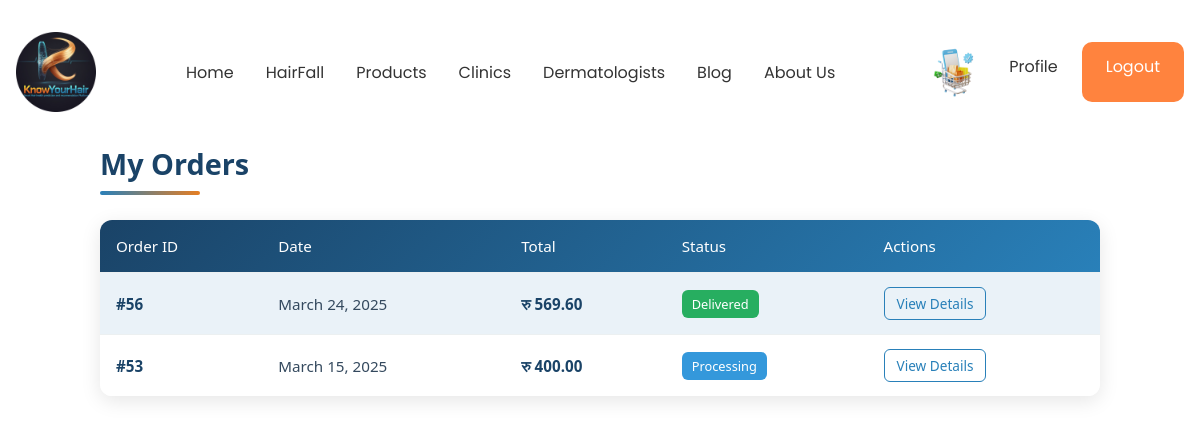
Before: /product/my-orders/ (signed in) with the older database file.
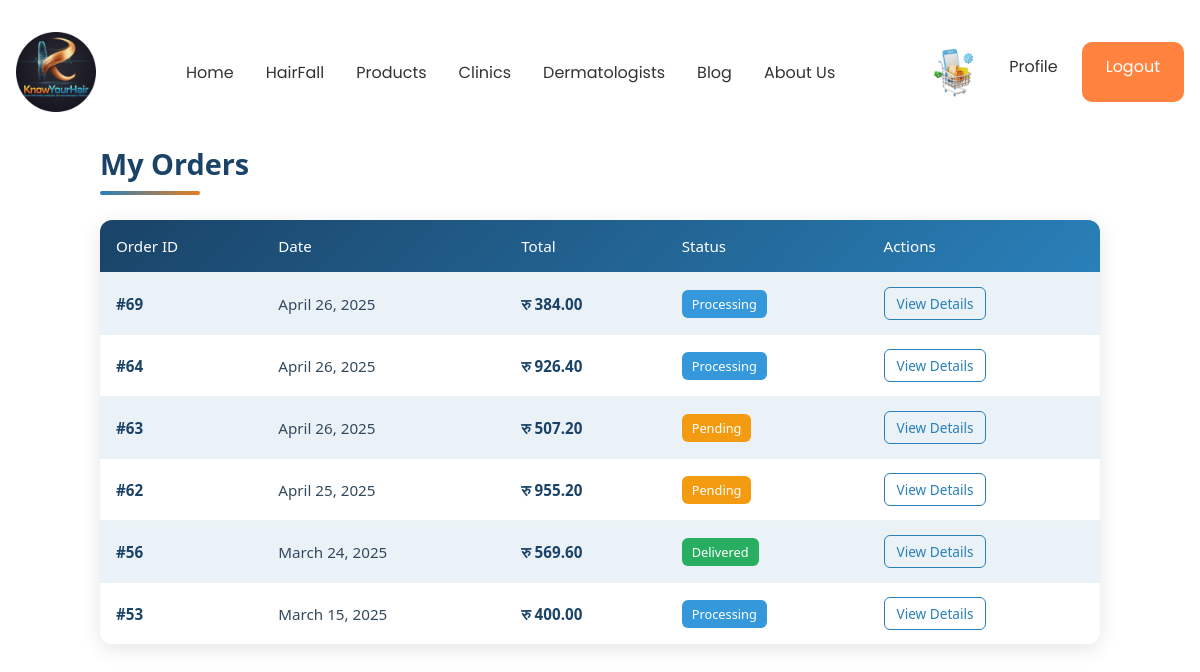
After: the same page with the newer database file.
### product/models.py (models this page shows, shortened)
class Order(models.Model):
    STATUS_CHOICES = [
        ('Pending', 'Pending'),
        ('Processing', 'Processing'),
        ('Shipped', 'Shipped'),
        ('Delivered', 'Delivered'),
        ('Cancelled', 'Cancelled'),
    ]
    user = models.ForeignKey(User, on_delete=models.CASCADE, related_name="orders")
    total_amount = models.DecimalField(max_digits=10, decimal_places=2, default=0.00)
    status = models.CharField(max_length=20, choices=STATUS_CHOICES, default='Pending')
    city = models.TextField( default='Kathmandu')
    postal_code = models.TextField(default='44600')
    shipping_address = models.TextField()
    phone = models.CharField(max_length=20)
    created_at = models.DateTimeField(auto_now_add=True)
    updated_at = models.DateTimeField(auto_now=True)
    transaction_uuid = models.CharField(max_length=100, blank=True, null=True)
    payment_ref = models.CharField(max_length=100, blank=True, null=True)
    payment_method = models.CharField(max_length=20, blank=True, null=True)

### product/views.py (the view)
# urls.py: path('my-orders/', views.my_orders, name='my_orders'),
@login_required
def my_orders(request):
    orders = Order.objects.filter(user=request.user).order_by('-created_at')
    return render(request, 'product/my_orders.html', {'orders': orders})

### product/templates/product/my_orders.html (shortened to what this page needs)
{% extends "base/base.html" %}
{% load static %}
{% block myOrders_css %}
<link rel="stylesheet" type="text/css" href="{% static 'product/css/myOrders.css' %}">
{% endblock %}
{% block content %}
<div class="order-list-container">
    <h2 class="order-list-title">My Orders</h2>
    {% if orders %}
        <div class="order-list-table-container">
            <table class="order-list-table">
                <thead class="order-list-table-head">
                    <tr>
                        <th>Order ID</th>
                        <th>Date</th>
                        <th>Total</th>
                        <th>Status</th>
                        <th>Actions</th>
                    </tr>
                </thead>
                <tbody class="order-list-table-body">
                    {% for order in orders %}
                    <tr>
                        <td class="order-list-order-id">#{{ order.id }}</td>
                        <td class="order-list-date">{{ order.created_at|date:"F j, Y" }}</td>
                        <td class="order-list-amount">रु {{ order.total_amount }}</td>
                        <td>
                            <span class="order-list-badge
                                {% if order.status == 'Pending' %}order-list-badge-warning
                                {% elif order.status == 'Processing' %}order-list-badge-info
                                {% elif order.status == 'Shipped' %}order-list-badge-primary
                                {% elif order.status == 'Delivered' %}order-list-badge-success
                                {% else %}order-list-badge-danger{% endif %}">
                                {{ order.status }}
                            </span>
                        </td>
                        <td>
                            <a href="{% url 'order_details' order.id %}" class="order-list-button">View Details</a>
                        </td>
                    </tr>
                    {% endfor %}
                </tbody>
            </table>
        </div>
    {% else %}
        <div class="order-list-alert">
            <p>You haven't placed any orders yet.</p>
            <a href="{% url 'KnowYourHair-product' %}" class="order-list-browse-button">Browse Products</a>
        </div>
    {% endif %}
</div>
{% endblock %}

### base/templates/base/base.html (shortened to what this page needs)
{% load static %}
<!DOCTYPE html>
<html lang="en">
<head>
    <link rel="stylesheet" href="https://cdnjs.cloudflare.com/ajax/libs/font-awesome/5.15.4/css/all.min.css">
    <link href="https://cdnjs.cloudflare.com/ajax/libs/font-awesome/6.0.0/css/all.min.css" rel="stylesheet">
     <link rel="stylesheet" type="text/css" href="{% static 'base/css/footer.css' %}">
    <link rel="stylesheet" type="text/css" href="{% static 'product/css/searchBar.css' %}">
    <link rel="stylesheet" href="https://cdnjs.cloudflare.com/ajax/libs/font-awesome/6.0.0/css/all.min.css">
    {% block myOrders_css %} {% endblock %}
</head>
<body>
    {% include 'base/navbar.html' %}
    <main class="container">
        {% block content %}{% endblock %}
    </main>
</body>
</html>

### base/templates/base/navbar.html (shortened to what this page needs)
{% load static %}
{% block navbar_css %}
<link rel="stylesheet" type="text/css" href="{% static 'base/css/home.css' %}">
{% endblock %}
<nav>
    <div class="nav__header">
    <div class="nav__logo">
        <a href="{% url 'KnowYourHair-home' %}">
            <img src="{% static 'base/images/logo.png' %}" alt="KnowYourHair Logo" class="logo-image">
        </a>
    </div>
</div>
    <ul class="nav__links" id="nav-links">
        <li class="active"><a href="{% url 'KnowYourHair-home' %}">Home</a></li>
        <li><a href="{% url 'KnowYourHair-hairfallprediction' %}">HairFall</a></li>
        <li><a href="{% url 'KnowYourHair-product' %}">Products</a></li>
        <li><a href="{% url 'KnowYourHair-clinic' %}">Clinics</a></li>
        <li><a href="{% url 'dermatologist' %}">Dermatologists</a></li>
        <li><a href="{% url 'KnowYourHair-blog' %}">Blog</a></li>
        <li><a href="{% url 'KnowYourHair-AboutUs' %}">About Us</a></li>
    </ul>
  <div class="nav__btns">
    {% if user.is_authenticated %}
        {% if request.user.is_superuser %}
      <a href="{% url 'cart_detail' %}" class="cart-icon">
                <img src="{% static 'base/images/cart.png' %}" alt="Cart" class="cart-image">
            </a>
      <a href="{% url 'adminDash' %}" class="btn sign__up">Dashboard</a>
        {% else%}
            <a href="{% url 'cart_detail' %}" class="cart-icon">
                <img src="{% static 'base/images/cart.png' %}" alt="Cart" class="cart-image">
            </a>
            <a href="{% url 'profile' %}" class="btn sign__up">Profile</a>
        {% endif %}
        <a href="{% url 'logout' %}" class="btn sign__in">Logout</a>
    {% else %}
        <a href="{% url 'login' %}" class="btn sign__in">Login</a>
        <a href="{% url 'registration' %}" class="btn sign__up">Register</a>
    {% endif %}
</div>
</nav>

### product/static/product/css/myOrders.css (style rules this page uses)
:root { --ol-blue-dark: #1a4367; --ol-blue-medium: #2980b9; --ol-blue-light: #d4e6f1; --ol-blue-pale: #eaf2f8; --ol-orange-dark: #d35400; --ol-orange-medium: #e67e22; --ol-orange-light: #f8c471; --ol-orange-pale: #fef5e7; --ol-gray-dark: #34495e; --ol-gray-light: #ecf0f1; --ol-white: #ffffff; --ol-warning: #f39c12; --ol-info: #3498db; --ol-success: #27ae60; --ol-primary: #2c3e50; --ol-danger: #e74c3c; }
.order-list-container { font-family: 'Segoe UI', Roboto, Helvetica, Arial, sans-serif; color: var(--ol-gray-dark); max-width: 1000px; margin: 2rem auto; background-color: var(--ol-white); padding: 0; }
.order-list-title { color: var(--ol-blue-dark); font-size: 1.8rem; font-weight: 600; position: relative; padding-bottom: 12px; margin-bottom: 25px; }
.order-list-title::after { content: ''; position: absolute; bottom: 0; left: 0; height: 4px; width: 100px; background: linear-gradient(to right, var(--ol-blue-medium), var(--ol-orange-medium)); border-radius: 2px; }
.order-list-table-container { background-color: var(--ol-white); border-radius: 12px; box-shadow: 0 5px 20px rgba(0, 0, 0, 0.1); overflow: hidden; margin-bottom: 2rem; }
.order-list-table { width: 100%; border-collapse: separate; border-spacing: 0; margin-bottom: 0; }
.order-list-table-head { background: linear-gradient(135deg, var(--ol-blue-dark), var(--ol-blue-medium)); }
.order-list-table-head th { color: var(--ol-white); font-weight: 500; padding: 16px; border: none; text-align: left; font-size: 0.95rem; }
.order-list-table-body tr:nth-child(odd) { background-color: var(--ol-blue-pale); }
.order-list-table-body tr:nth-child(even) { background-color: var(--ol-white); }
.order-list-table-body td { padding: 14px 16px; border-top: 1px solid var(--ol-gray-light); font-size: 0.95rem; vertical-align: middle; }
.order-list-order-id { font-weight: 600; color: var(--ol-blue-dark); }
.order-list-date { color: var(--ol-gray-dark); }
.order-list-amount { font-weight: 600; color: var(--ol-blue-dark); }
.order-list-badge { display: inline-block; padding: 5px 10px; border-radius: 6px; font-size: 0.8rem; font-weight: 500; color: var(--ol-white); }
.order-list-badge-warning { background-color: var(--ol-warning); }
.order-list-badge-info { background-color: var(--ol-info); }
.order-list-badge-success { background-color: var(--ol-success); }
.order-list-button { display: inline-block; background-color: transparent; color: var(--ol-blue-medium); border: 1px solid var(--ol-blue-medium); border-radius: 6px; padding: 6px 12px; font-size: 0.85rem; font-weight: 500; text-decoration: none; transition: all 0.25s ease; }

Changed rows visible on the page:
added Order: id "69", created_at "April 26, 2025", total_amount "384.00", status "Processing"
added Order: id "64", created_at "April 26, 2025", total_amount "926.40", status "Processing"
added Order: id "63", created_at "April 26, 2025", total_amount "507.20", status "Pending"
added Order: id "62", created_at "April 25, 2025", total_amount "955.20", status "Pending"
